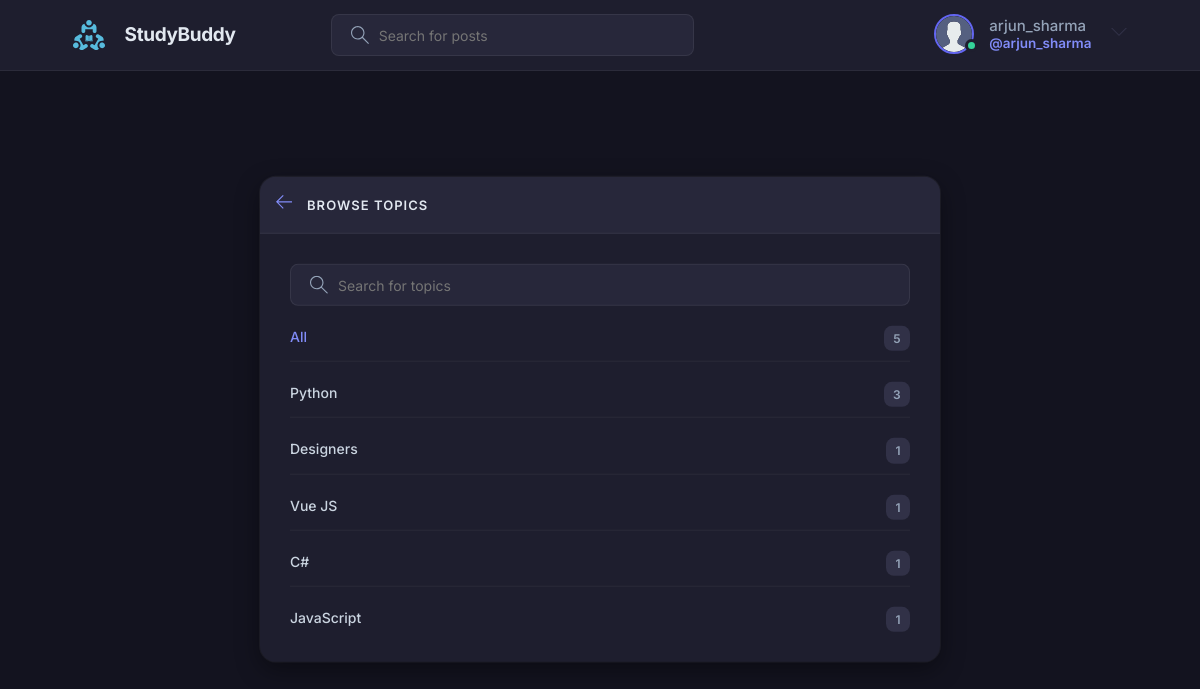
/topics/ (signed in), run on the app's committed database.
### base/models.py (models this page shows, shortened)
class User(AbstractUser):
    name = models.CharField(max_length=200, null=True)
    email = models.EmailField(unique=True, null=True)
    bio = models.TextField(null=True)
    avatar = models.ImageField(null=True, default="avatar.svg")
    USERNAME_FIELD = 'email'
    REQUIRED_FIELDS = []

class Topic(models.Model):
    name = models.CharField(max_length=200)

### base/views.py (the view)
# urls.py: path('topics/', views.topicsPage, name="topics"),
def topicsPage(request):
    q = request.GET.get('q') if request.GET.get('q') != None else ''
    topics = Topic.objects.filter(name__icontains=q)
    return render(request, 'base/topics.html', {'topics': topics})

### base/templates/base/topics.html (shortened to what this page needs)
{% extends 'main.html' %}
{% block content %}
<main class="create-room layout">
  <div class="container">
    <div class="layout__box">
      <div class="layout__boxHeader">
        <div class="layout__boxTitle">
          <a href="{% url 'home' %}">
            <svg version="1.1" xmlns="http://www.w3.org/2000/svg" width="32" height="32" viewBox="0 0 32 32">
              <title>arrow-left</title>
              <path
                d="M13.723 2.286l-13.723 13.714 13.719 13.714 1.616-1.611-10.96-10.96h27.625v-2.286h-27.625l10.965-10.965-1.616-1.607z">
              </path>
            </svg>
          </a>
          <h3>Browse Topics</h3>
        </div>
      </div>
      <div class="topics-page layout__body">
        <form action="" method="GET" class="header__search">
          <label>
            <input name="q" placeholder="Search for topics" />
          </label>
        </form>
        <ul class="topics__list">
          <li>
            <a href="{% url 'topics' %}" class="active">All <span>{{topics.count}}</span></a>
          </li>
          {% for topic in topics %}
          <li>
            <a href="{% url 'home' %}?q={{topic.name}}">{{ topic.name }} <span>{{topic.room_set.all.count}}</span></a>
          </li>
          {% endfor %}
        </ul>
      </div>
    </div>
  </div>
</main>
{% endblock content %}

### templates/navbar.html (shortened to what this page needs)
{% load static %}
<header class="header header--loggedIn">
    <div class="container">
        <a href="{% url 'home' %}" class="header__logo">
            <img src="{% static 'images/logo.svg' %}" />
            <h1>StudyBuddy</h1>
        </a>
        <form class="header__search" method="GET" action="{% url 'home' %}">
            <label>
                <input name="q" placeholder="Search for posts" />
            </label>
        </form>
        <nav class="header__menu">
            {% if request.user.is_authenticated %}
            <div class="header__user">
                <a href="{% url 'update-user' %}">
                    <div class="avatar avatar--medium active">
                        <img src="{{request.user.avatar.url}}" />
                    </div>
                    <p>{{request.user.username}} <span>@{{request.user.username}}</span></p>
                </a>
                <button class="dropdown-button">
                    <svg version="1.1" xmlns="http://www.w3.org/2000/svg" width="32" height="32" viewBox="0 0 32 32">
                        <title>chevron-down</title>
                        <path d="M16 21l-13-13h-3l16 16 16-16h-3l-13 13z"></path>
                    </svg>
                </button>
            </div>
            {% else %}
            <a href="{% url 'login' %}">
                <img src="{% static 'images/avatar.svg' %}" />
                <p>Login</p>
            </a>
            {% endif %}
        </nav>
    </div>
</header>

### data on the page
User: user.avatar (placeholder picture), user.username "arjun_sharma"
Topic: name "Python", room_set.all.count "3"
Topic: name "Designers", room_set.all.count "1"
Topic: name "Vue JS", room_set.all.count "1"
Topic: name "C#", room_set.all.count "1"
Topic: name "JavaScript", room_set.all.count "1"

### other printed values
{{ topics.count }} "5"
